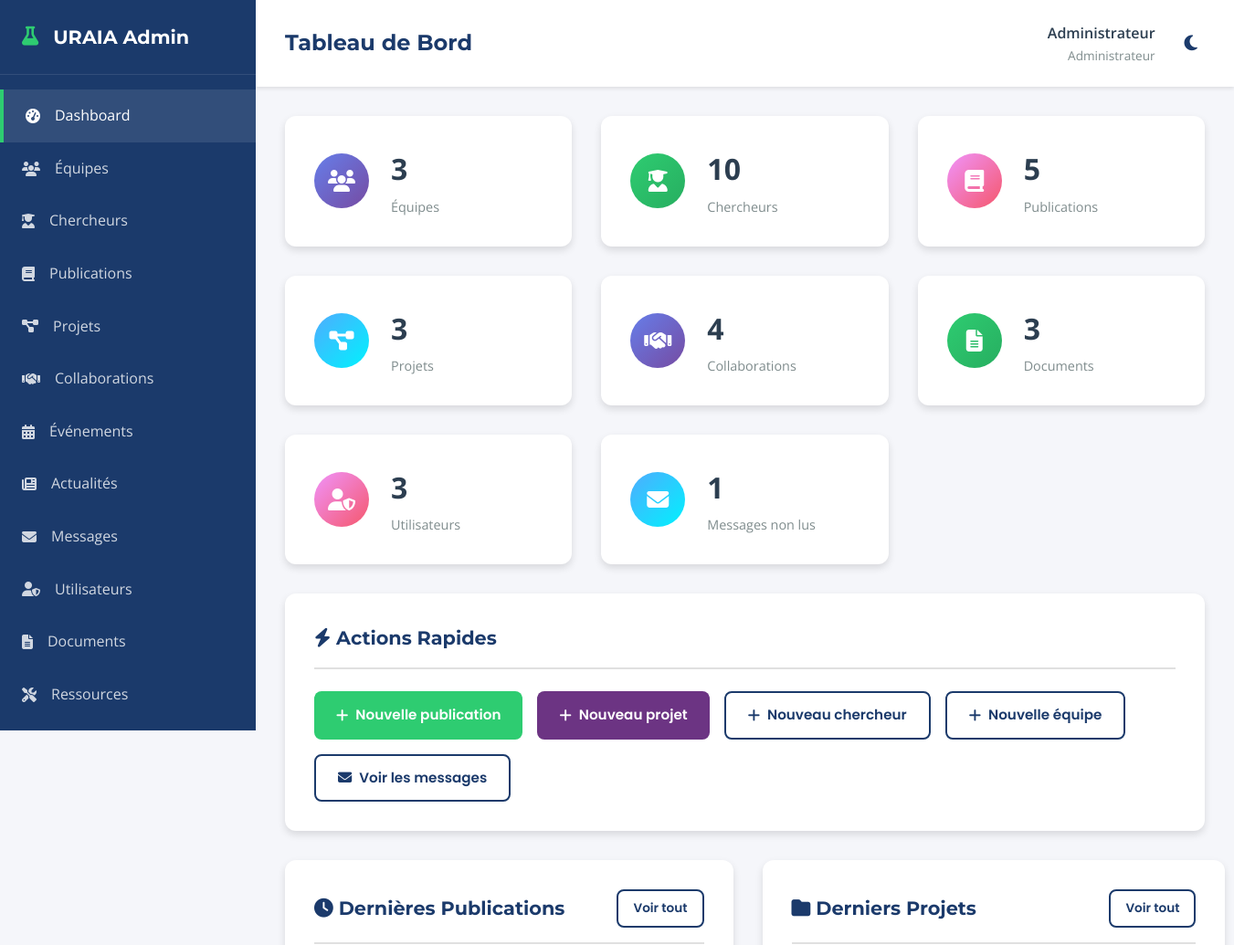
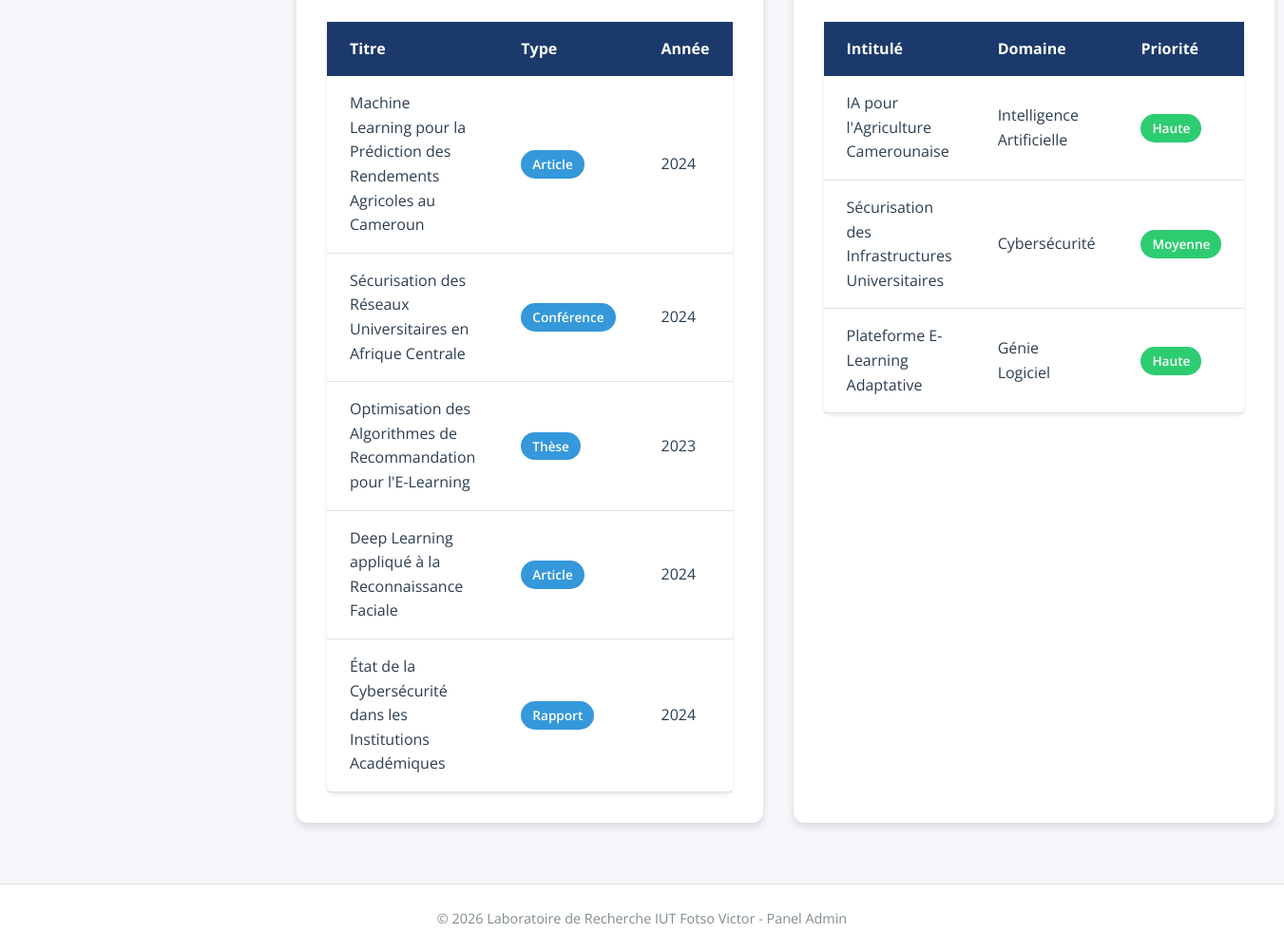
Screenshot of /admin/dashboard.php with the database file from the repository (2 pictures, top to bottom).
### tables this page shows
CREATE TABLE IF NOT EXISTS publications (
    idpub INT(4) PRIMARY KEY AUTO_INCREMENT,
    type VARCHAR(50),
    titre VARCHAR(300),
    auteurs VARCHAR(300),
    source VARCHAR(300),
    cover VARCHAR(100),
    contenu TEXT,
    annee VARCHAR(10),
    iduser BIGINT UNSIGNED,
    created_at TIMESTAMP DEFAULT CURRENT_TIMESTAMP,
    updated_at TIMESTAMP NULL ON UPDATE CURRENT_TIMESTAMP,
    FOREIGN KEY (iduser) REFERENCES users(id) ON DELETE CASCADE
);

CREATE TABLE IF NOT EXISTS projet (
    idpro INT(10) PRIMARY KEY AUTO_INCREMENT,
    idlab INT(2),
    intitule VARCHAR(200),
    domaine VARCHAR(100),
    description TEXT,
    priorite VARCHAR(20),
    datedebut DATE,
    datefin DATE,
    created_at TIMESTAMP DEFAULT CURRENT_TIMESTAMP,
    updated_at TIMESTAMP NULL ON UPDATE CURRENT_TIMESTAMP,
    FOREIGN KEY (idlab) REFERENCES laboratoire(idlab) ON DELETE CASCADE
);

### includes/functions.php (called while the page is built, shortened)
<?php
function e($string) {
    return htmlspecialchars($string, ENT_QUOTES, 'UTF-8');
}
?>

### admin/dashboard.php (the view, shortened to what this page needs)
<?php
require_once __DIR__ . '/../includes/admin_header.php';
$stats = [];
$stmt = $pdo->query("SELECT COUNT(*) as count FROM equipe");
$stats['equipes'] = $stmt->fetch()['count'];
$stmt = $pdo->query("SELECT COUNT(*) as count FROM membre");
$stats['chercheurs'] = $stmt->fetch()['count'];
$stmt = $pdo->query("SELECT COUNT(*) as count FROM publications");
$stats['publications'] = $stmt->fetch()['count'];
$stmt = $pdo->query("SELECT COUNT(*) as count FROM projet");
$stats['projets'] = $stmt->fetch()['count'];
$stmt = $pdo->query("SELECT COUNT(*) as count FROM collaboration");
$stats['collaborations'] = $stmt->fetch()['count'];
$stmt = $pdo->query("SELECT COUNT(*) as count FROM users");
$stats['utilisateurs'] = $stmt->fetch()['count'];
$stmt = $pdo->query("SELECT COUNT(*) as count FROM requetes WHERE statut = 'non lu'");
$stats['messages_non_lus'] = $stmt->fetch()['count'];
$stmt = $pdo->query("SELECT COUNT(*) as count FROM document");
$stats['documents'] = $stmt->fetch()['count'];
?>
<div class="stats-grid">
    <div class="stat-card">
        <div class="stat-icon blue">
            <i class="fas fa-users"></i>
        </div>
        <div class="stat-content">
            <h3><?= $stats['equipes'] ?></h3>
            <p>Équipes</p>
        </div>
    </div>
    <div class="stat-card">
        <div class="stat-icon green">
            <i class="fas fa-user-graduate"></i>
        </div>
        <div class="stat-content">
            <h3><?= $stats['chercheurs'] ?></h3>
            <p>Chercheurs</p>
        </div>
    </div>
    <div class="stat-card">
        <div class="stat-icon orange">
            <i class="fas fa-book"></i>
        </div>
        <div class="stat-content">
            <h3><?= $stats['publications'] ?></h3>
            <p>Publications</p>
        </div>
    </div>
    <div class="stat-card">
        <div class="stat-icon purple">
            <i class="fas fa-project-diagram"></i>
        </div>
        <div class="stat-content">
            <h3><?= $stats['projets'] ?></h3>
            <p>Projets</p>
        </div>
    </div>
    <div class="stat-card">
        <div class="stat-icon blue">
            <i class="fas fa-handshake"></i>
        </div>
        <div class="stat-content">
            <h3><?= $stats['collaborations'] ?></h3>
            <p>Collaborations</p>
        </div>
    </div>
    <div class="stat-card">
        <div class="stat-icon green">
            <i class="fas fa-file-alt"></i>
        </div>
        <div class="stat-content">
            <h3><?= $stats['documents'] ?></h3>
            <p>Documents</p>
        </div>
    </div>
    <div class="stat-card">
        <div class="stat-icon orange">
            <i class="fas fa-user-shield"></i>
        </div>
        <div class="stat-content">
            <h3><?= $stats['utilisateurs'] ?></h3>
            <p>Utilisateurs</p>
        </div>
    </div>
    <div class="stat-card">
        <div class="stat-icon purple">
            <i class="fas fa-envelope"></i>
        </div>
        <div class="stat-content">
            <h3><?= $stats['messages_non_lus'] ?></h3>
            <p>Messages non lus</p>
        </div>
    </div>
</div>
<div class="admin-card">
    <div class="admin-card-header">
        <h2><i class="fas fa-bolt"></i> Actions Rapides</h2>
    </div>
    <div style="display: flex; gap: 1rem; flex-wrap: wrap;">
        <a href="publication_add.php" class="btn btn-primary">
            <i class="fas fa-plus"></i> Nouvelle publication
        </a>
        <a href="projet_add.php" class="btn btn-secondary">
            <i class="fas fa-plus"></i> Nouveau projet
        </a>
        <a href="chercheur_add.php" class="btn btn-outline">
            <i class="fas fa-plus"></i> Nouveau chercheur
        </a>
        <a href="equipe_add.php" class="btn btn-outline">
            <i class="fas fa-plus"></i> Nouvelle équipe
        </a>
        <a href="requete.php" class="btn btn-outline">
            <i class="fas fa-envelope"></i> Voir les messages
        </a>
    </div>
</div>
<div class="grid grid-2">
    <div class="admin-card">
        <div class="admin-card-header">
            <h2><i class="fas fa-clock"></i> Dernières Publications</h2>
            <a href="publications.php" class="btn btn-sm btn-outline">Voir tout</a>
        </div>
        <?php
        $stmt = $pdo->query("SELECT * FROM publications ORDER BY created_at DESC LIMIT 5");
        $publications = $stmt->fetchAll();
        ?>
        <table class="table-responsive">
            <thead>
                <tr>
                    <th>Titre</th>
                    <th>Type</th>
                    <th>Année</th>
                </tr>
            </thead>
            <tbody>
                <?php foreach ($publications as $pub): ?>
                <tr>
                    <td><?= e($pub['titre']) ?></td>
                    <td><span class="badge badge-info"><?= e($pub['type']) ?></span></td>
                    <td><?= e($pub['annee']) ?></td>
                </tr>
                <?php endforeach; ?>
            </tbody>
        </table>
    </div>
    <div class="admin-card">
        <div class="admin-card-header">
            <h2><i class="fas fa-folder"></i> Derniers Projets</h2>
            <a href="projets.php" class="btn btn-sm btn-outline">Voir tout</a>
        </div>
        <?php
        $stmt = $pdo->query("SELECT * FROM projet ORDER BY created_at DESC LIMIT 5");
        $projets = $stmt->fetchAll();
        ?>
        <table class="table-responsive">
            <thead>
                <tr>
                    <th>Intitulé</th>
                    <th>Domaine</th>
                    <th>Priorité</th>
                </tr>
            </thead>
            <tbody>
                <?php foreach ($projets as $projet): ?>
                <tr>
                    <td><?= e($projet['intitule']) ?></td>
                    <td><?= e($projet['domaine']) ?></td>
                    <td><span class="badge badge-success"><?= e($projet['priorite']) ?></span></td>
                </tr>
                <?php endforeach; ?>
            </tbody>
        </table>
    </div>
</div>
<?php require_once __DIR__ . '/../includes/admin_footer.php'; ?>

### css/style.css (style rules this page uses)
:root { --color-primary: #1B3A6B; --color-secondary: #6C3483; --color-accent: #2ECC71; --color-bg-light: #FDFCF8; --color-bg-white: #FFFFFF; --color-text-dark: #2C3E50; --color-text-light: #7F8C8D; --color-border: #E0E0E0; --color-bg-dark: #1B3A6B; --color-bg-card-dark: #2C4B7E; --color-text-dark-mode: #FDFCF8; --color-secondary-light: #9B59B6; --font-primary: 'Poppins', sans-serif; --font-secondary: 'Montserrat', sans-serif; --font-body: 'Open Sans', sans-serif; --spacing-xs: 0.5rem; --spacing-sm: 1rem; --spacing-md: 1.5rem; --spacing-lg: 2rem; --spacing-xl: 3rem; --shadow-sm: 0 2px 4px rgba(0,0,0,0.1); --shadow-md: 0 4px 8px rgba(0,0,0,0.12); --shadow-lg: 0 8px 16px rgba(0,0,0,0.15); --radius-sm: 4px; --radius-md: 8px; --radius-lg: 12px; --radius-xl: 20px; }
* { margin: 0; padding: 0; box-sizing: border-box; }
html { scroll-behavior: smooth; }
body { font-family: var(--font-body); background-color: var(--color-bg-light); color: var(--color-text-dark); line-height: 1.6; transition: background-color 0.3s ease, color 0.3s ease; }
a { text-decoration: none; color: inherit; transition: color 0.3s ease; }
.btn { display: inline-flex; align-items: center; gap: 0.5rem; padding: 0.75rem 1.5rem; border: none; border-radius: var(--radius-md); font-family: var(--font-primary); font-weight: 600; font-size: 0.95rem; cursor: pointer; transition: all 0.3s ease; }
.btn-primary { background-color: var(--color-accent); color: white; }
.btn-secondary { background-color: var(--color-secondary); color: white; }
.btn-outline { background-color: transparent; border: 2px solid var(--color-primary); color: var(--color-primary); }
.grid { display: grid; gap: var(--spacing-lg); }
.grid-2 { grid-template-columns: repeat(2, 1fr); }
.badge { display: inline-block; padding: 0.25rem 0.75rem; border-radius: var(--radius-xl); font-size: 0.85rem; font-weight: 600; }
.badge-success { background-color: var(--color-accent); color: white; }
.badge-info { background-color: #3498db; color: white; }
.table-responsive { overflow-x: auto; }
table { width: 100%; border-collapse: collapse; background-color: var(--color-bg-white); box-shadow: var(--shadow-sm); border-radius: var(--radius-md); overflow: hidden; }
thead { background-color: var(--color-primary); color: white; }
th, td { padding: var(--spacing-sm) var(--spacing-md); text-align: left; }
tbody tr { border-bottom: 1px solid var(--color-border); }

### css/admin.css (style rules this page uses)
.admin-body { background-color: #f5f6fa; }
.stats-grid { display: grid; grid-template-columns: repeat(auto-fit, minmax(250px, 1fr)); gap: var(--spacing-lg); margin-bottom: var(--spacing-lg); }
.stat-card { background: white; padding: var(--spacing-lg); border-radius: var(--radius-lg); box-shadow: var(--shadow-md); display: flex; align-items: center; gap: var(--spacing-md); }
.stat-icon { width: 60px; height: 60px; border-radius: 50%; display: flex; align-items: center; justify-content: center; font-size: 1.5rem; color: white; }
.stat-icon.blue { background: linear-gradient(135deg, #667eea, #764ba2); }
.stat-icon.green { background: linear-gradient(135deg, #2ECC71, #27ae60); }
.stat-icon.orange { background: linear-gradient(135deg, #f093fb, #f5576c); }
.stat-icon.purple { background: linear-gradient(135deg, #4facfe, #00f2fe); }
.stat-content h3 { font-size: 2rem; font-weight: 700; color: var(--color-text-dark); margin-bottom: 0.25rem; }
.stat-content p { color: var(--color-text-light); font-size: 0.9rem; }
.admin-card { background: white; border-radius: var(--radius-lg); box-shadow: var(--shadow-md); padding: var(--spacing-lg); margin-bottom: var(--spacing-lg); }
.admin-card-header { display: flex; justify-content: space-between; align-items: center; margin-bottom: var(--spacing-md); padding-bottom: var(--spacing-sm); border-bottom: 2px solid var(--color-border); }
.admin-card-header h2 { font-family: var(--font-secondary); font-size: 1.3rem; color: var(--color-primary); }
.btn-sm { padding: 0.5rem 1rem; font-size: 0.85rem; }

### rows the page displays
publications: titre "Machine Learning pour la Prédiction des Rendements Agricoles au Cameroun", type "Article", annee "2024"
publications: titre "Sécurisation des Réseaux Universitaires en Afrique Centrale", type "Conférence", annee "2024"
publications: titre "Optimisation des Algorithmes de Recommandation pour l'E-Learning", type "Thèse", annee "2023"
publications: titre "Deep Learning appliqué à la Reconnaissance Faciale", type "Article", annee "2024"
publications: titre "État de la Cybersécurité dans les Institutions Académiques", type "Rapport", annee "2024"
projet: intitule "IA pour l'Agriculture Camerounaise", domaine "Intelligence Artificielle", priorite "Haute"
projet: intitule "Sécurisation des Infrastructures Universitaires", domaine "Cybersécurité", priorite "Moyenne"
projet: intitule "Plateforme E-Learning Adaptative", domaine "Génie Logiciel", priorite "Haute"

### other values shown
$page_title "Tableau de Bord"
$_SESSION['admin_name'] "Administrateur"
$stats['equipes'] "3"
$stats['chercheurs'] "10"
$stats['publications'] "5"
$stats['projets'] "3"
$stats['collaborations'] "4"
$stats['documents'] "3"
$stats['utilisateurs'] "3"
$stats['messages_non_lus'] "1"
